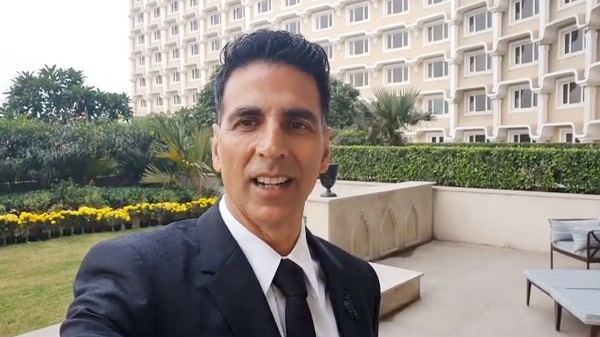
#> input picture img.jpg, 600 x 337 px, found by its file name
$ jupyter execute face_detection_in_img.ipynb
#> lines starting #> are read from the running program, lines starting #| are printed output that depends on the picture; after the words box and inside, x2 and y2 are one past the last pixel; in counts of white or black regions, pixels touching at a corner belong together
[cell 1]
import cv2
face_cascade=cv2.CascadeClassifier("haarcascade\\haarcascade_frontalface_default.xml")

img=cv2.imread("D:\\python\\open CV tutorial\\img.jpg")
#> img is the input picture: shape (337, 600, 3); mean B, G, R 133.7, 142.3, 148.4

gray_img= cv2.cvtColor(img,cv2.COLOR_BGR2GRAY)
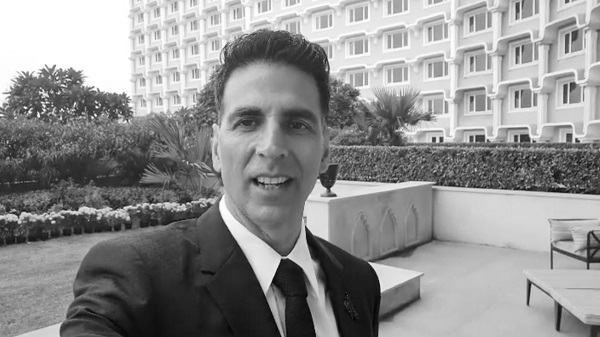
#> gray_img: shape (337, 600); min 1, max 255, mean 143.2

faces=face_cascade.detectMultiScale(gray_img,scaleFactor=1.3,minNeighbors=5)
#> faces = [[202, 68, 140, 140]]

for x,y,w,h in faces:
    img= cv2.rectangle(img,(x,y),(x+w,y+h),(0,255,0),6)
#> this loop made 1 pass
#> pass 1, `img= cv2.rectangle(img,(x,y),(x+w,y+h),(0,255,0),6)`:
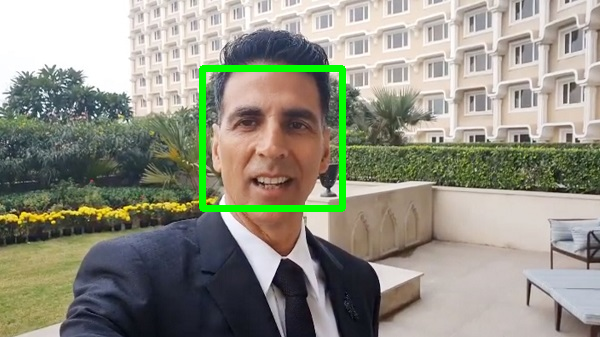
#> img: shape (337, 600, 3); 1.93% of pixels changed, all inside (x1, y1, x2, y2) = (199, 65, 346, 212)

cv2.imshow("gray",img)
cv2.waitKey(0)

cv2.destroyAllWindows()
